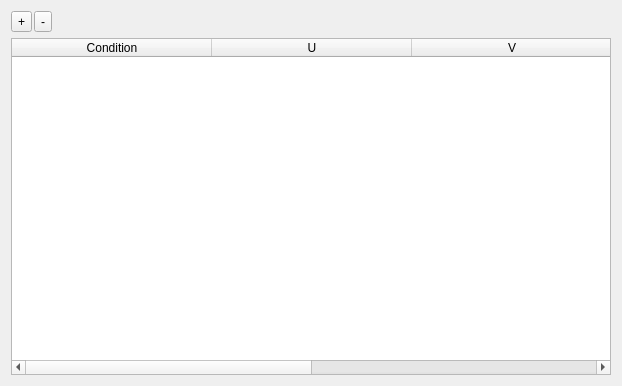
<?xml version="1.0" encoding="UTF-8"?>
<ui version="4.0">
 <class>BoundaryConditionsWidget</class>
 <widget class="QWidget" name="BoundaryConditionsWidget">
  <property name="geometry">
   <rect>
    <x>0</x>
    <y>0</y>
    <width>622</width>
    <height>386</height>
   </rect>
  </property>
  <property name="windowTitle">
   <string>Form</string>
  </property>
  <layout class="QVBoxLayout" name="verticalLayout">
   <item>
    <layout class="QHBoxLayout" name="horizontalLayout">
     <property name="spacing">
      <number>2</number>
     </property>
     <item>
      <widget class="QToolButton" name="addCondition">
       <property name="text">
        <string extracomment="Добавить новое">+</string>
       </property>
       <property name="autoRaise">
        <bool>false</bool>
       </property>
      </widget>
     </item>
     <item>
      <widget class="QToolButton" name="delCondition">
       <property name="text">
        <string extracomment="Удалить выбранное">-</string>
       </property>
       <property name="autoRaise">
        <bool>false</bool>
       </property>
      </widget>
     </item>
     <item>
      <spacer name="horizontalSpacer">
       <property name="orientation">
        <enum>Qt::Horizontal</enum>
       </property>
       <property name="sizeHint" stdset="0">
        <size>
         <width>40</width>
         <height>20</height>
        </size>
       </property>
      </spacer>
     </item>
    </layout>
   </item>
   <item>
    <widget class="QTableWidget" name="boundaryConditionsTable">
     <attribute name="horizontalHeaderCascadingSectionResizes">
      <bool>true</bool>
     </attribute>
     <attribute name="horizontalHeaderDefaultSectionSize">
      <number>200</number>
     </attribute>
     <column>
      <property name="text">
       <string extracomment="Условие применения">Condition</string>
      </property>
     </column>
     <column>
      <property name="text">
       <string extracomment="Первое направление">U</string>
      </property>
     </column>
     <column>
      <property name="text">
       <string extracomment="Второе направление">V</string>
      </property>
     </column>
     <column>
      <property name="text">
       <string extracomment="Третье направление">W</string>
      </property>
     </column>
    </widget>
   </item>
  </layout>
 </widget>
 <resources/>
 <connections/>
</ui>
